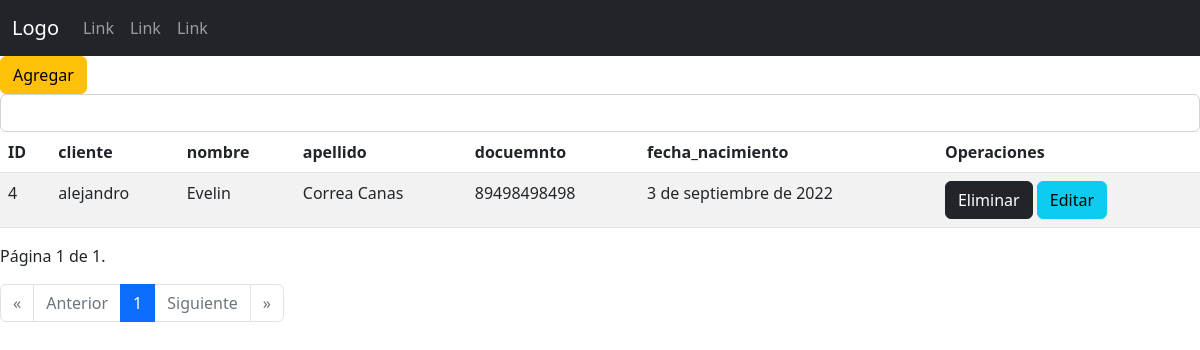
/transportes/listarBeneficiario/, run on an earlier commit of the app's database.
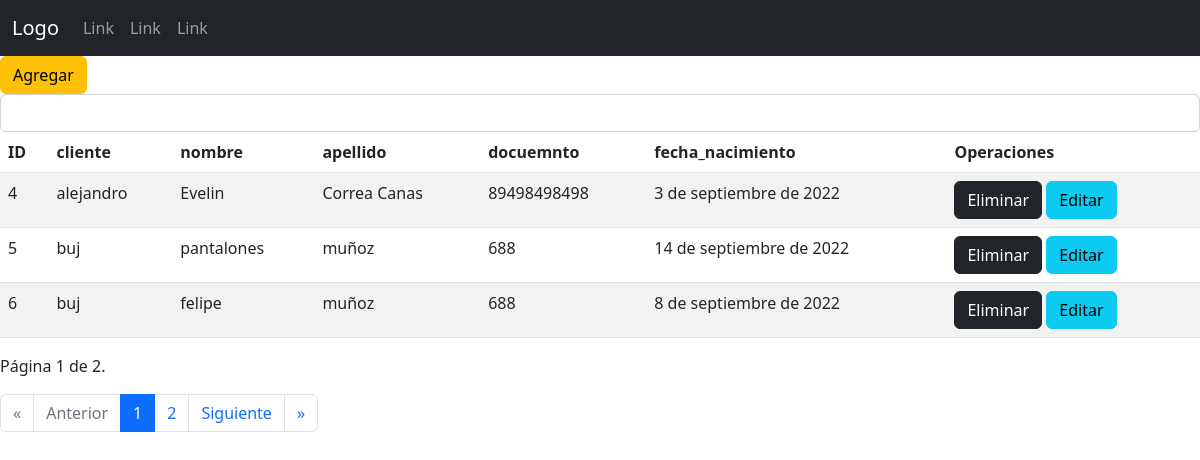
And on a later commit of the database.
### transportesEscolaresSena/models.py (models this page shows, shortened)
class Beneficiarios (models.Model):
    cliente = models.ForeignKey(Cliente,on_delete = models.DO_NOTHING)
    nombre = models.CharField(max_length= 100)
    apellido = models.CharField(max_length= 100)
    documento = models.IntegerField()
    fecha_nacimiento = models.DateField()

class Cliente(models.Model):
    nombre = models.CharField(max_length= 100)
    apellido = models.CharField(max_length= 100)
    correo = models.EmailField(max_length= 250, null=True, blank=True)
    direccion = models.CharField(max_length= 100)
    documento = models.IntegerField()
    fecha_nacimiento = models.DateTimeField()
    usuario = models.CharField(max_length=100, default = "u1")
    clave = models.CharField(max_length=254, default = "12345")
    ROLES = (
        ('A', 'Administrador'),
        ('S', 'Supervisor'),
        ('O', 'Operario'),
    )
    rol = models.CharField(max_length=100, choices=ROLES, default='O')
    def __str__(self):
        return f" {self.nombre} "

### transportesEscolaresSena/views.py (the view)
# urls.py: path('listarBeneficiario/', views.listarBeneficiario, name = "listarBeneficiario"),
def listarBeneficiario(request):
    b = Beneficiarios.objects.all()
    paginator = Paginator(b, 3) # Mostrar 3 registros por página...
    page_number = request.GET.get('page')
    b = paginator.get_page(page_number)
    contextob = {'datosB': b}
    return render(request, 'transportes/login/beneficiarios/listarBeneficiario.html', contextob)

### transportesEscolaresSena/templates/transportes/login/beneficiarios/listarBeneficiario.html (shortened to what this page needs)
{%extends "transportes/index.html"%}
{% load static %}
    {%block contenedor%}
    <a class="btn btn-warning" href="{% url 'transportes:registrarBeneficiario' %}">Agregar</a>
    {%if datosB%}
        <form class="d-flex" role="search" action="{% url 'transportes:buscarBeneficiario' %}" method="post">
            <input onkeyup="buscarProducto('{% url 'transportes:buscarBeneficiario' %}');" class="form-control" type="search" name="buscar" id="buscar">
        </form>
        <div id="respuesta">
        <table class="table table-striped">
            <thead>
                <tr>
                    <th>ID</th>
                    <th>cliente</th>
                    <th>nombre</th>
                    <th>apellido</th>
                    <th>docuemnto</th>
                    <th>fecha_nacimiento</th>
                    <th>Operaciones</th>
                </tr>
            </thead>
            <tbody>
                {%for t in datosB %}
                <tr>
                    <td>{{t.id}}</td>
                    <td>{{t.cliente}}</td>
                    <td>{{t.nombre}}</td>
                    <td>{{t.apellido}}</td>
                    <td>{{t.documento}}</td>
                    <td>{{t.fecha_nacimiento}}</td>
                    <td>
                        <div class="d-grid gap-2 d-md-block">
                            <a class="btn btn-dark" href="{% url 'transportes:eliminarBeneficiario' t.id %}">Eliminar</a>
                            <a class="btn btn-info" href="{% url 'transportes:formularioEditarBeneficiario' t.id %}">Editar</a>
                        </div>
                    </td>
                </tr>
                {%endfor%}
            </tbody>
        </table>
        <p>Página {{ datosB.number }} de {{ datosB.paginator.num_pages }}.</p>
        <nav aria-label="...">
            <ul class="pagination">
              <li class="page-item {% if not datosB.has_previous %}disabled{% endif %}">
                <a class="page-link" href="?page=1">&laquo;</a>
              </li>
              <li class="page-item {% if not datosB.has_previous %}disabled{% endif %}">
                <a class="page-link" {% if datosB.has_previous %}href="?page={{ datosB.previous_page_number }}"{% endif %}>Anterior</a>
              </li>
                {% for i in "x"|rjust:datosB.paginator.num_pages|make_list %}
                    <li class="page-item {% if forloop.counter == datosB.number %}active{% endif %}" aria-current="page">
                        <a class="page-link" href="?page={{ forloop.counter }}">{{ forloop.counter }}</a>
                    </li>
                {% endfor %}
              <li class="page-item {% if not datosB.has_next %}disabled{% endif %}">
                <a class="page-link" {% if datosB.has_next %}href="?page={{ datosB.next_page_number }}"{% endif %}>Siguiente</a>
              </li>
              <li class="page-item {% if not datosB.has_next %}disabled{% endif %}">
                <a class="page-link" {% if datosB.has_next %}href="?page={{ datosB.paginator.num_pages }}"{% endif %}>&raquo;</a>
              </li>
            </ul>
          </nav>
    {%else%}
        No hay datos...
    {%endif%}
    {%endblock%}

What changed in the data, as far as the page shows it:
added Beneficiarios: id "5", cliente "buj", nombre "pantalones", apellido "muñoz", documento "688", fecha_nacimiento "14 de septiembre de 2022"
added Beneficiarios: id "6", cliente "buj", nombre "felipe", apellido "muñoz", documento "688", fecha_nacimiento "8 de septiembre de 2022"
Also different on the page:
{{ datosB.paginator.num_pages }}: "1" → "2"
new list line: "2"
